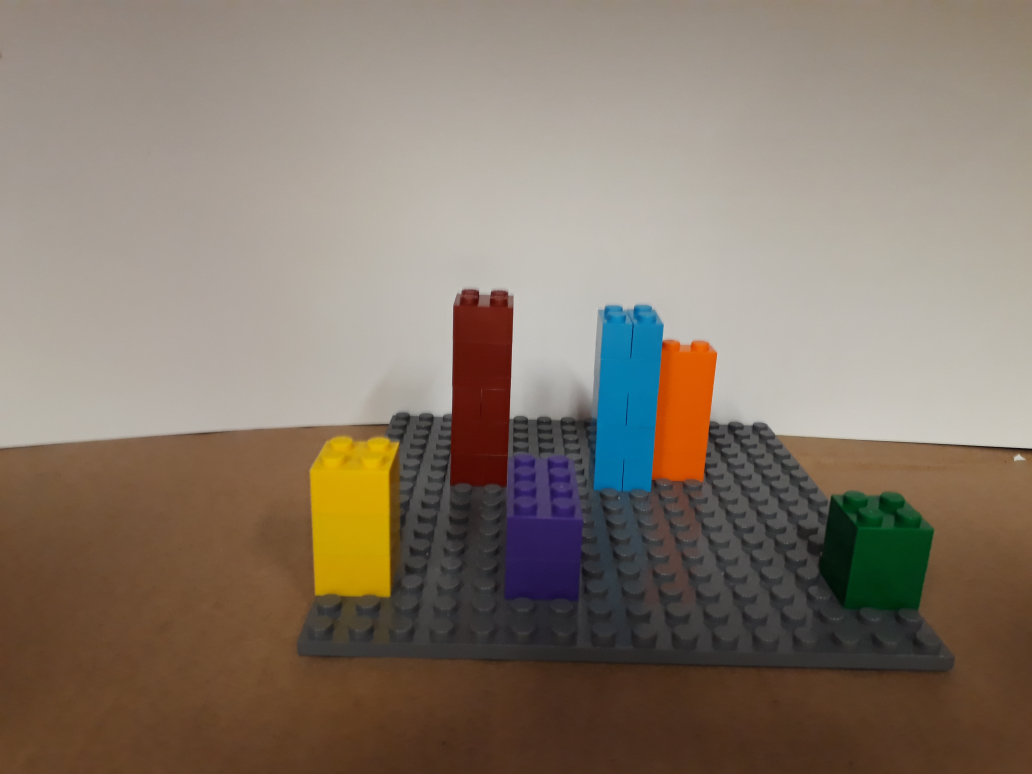
#> input picture images/20180820_155841.jpg, 4128 x 3096 px, given in place of the camera (shown at 1/4 size)
$ python find_colors_with_lego.py
#> lines starting #> are read from the running program, lines starting #| are printed output that depends on the picture; after the words box and inside, x2 and y2 are one past the last pixel; in counts of white or black regions, pixels touching at a corner belong together
import cv2 as cv
import numpy as np
import json
from operator import itemgetter

log = []
color_log = []

#RGB das cores

redColor = (0, 0, 255)
yellowColor = (0, 255, 255)
orangeColor = (0, 165, 255)
greenColor = (0, 255, 0)
cyanColor = (255, 255, 0)
blueColor = (255, 0, 0)
purpleColor = (130, 0, 75)
magentaColor = (255, 0, 255)

# limite de cores no HSV

magenta_lower = np.array([0, 100, 0], np.uint8)
magenta_upper = np.array([10, 255, 255], np.uint8)

orange_lower = np.array([10,100,0], np.uint8)
orange_upper = np.array([20,255,255], np.uint8)

yellow_lower = np.array([20, 60, 100], np.uint8)
yellow_upper = np.array([35, 255, 255], np.uint8)

green_lower = np.array([32, 100, 0], np.uint8)
green_upper = np.array([90, 255, 255], np.uint8)

cyan_lower = np.array([90, 100, 0], np.uint8)
cyan_upper = np.array([95, 255, 255], np.uint8)

blue_lower = np.array([95, 100, 0], np.uint8)
blue_upper = np.array([125, 255, 255], np.uint8)

purple_lower = np.array([126, 100, 0], np.uint8)
purple_upper = np.array([165, 255, 255], np.uint8)

red_lower = np.array([169, 100, 0], np.uint8)
red_upper = np.array([180, 255, 255], np.uint8)


cap = cv.VideoCapture(1)

#funcao que encontra a peça de lego e dar destaque
def boundingColor(maskColor, color, cor, id):


    (cnts, hierarchy) = cv.findContours(maskColor, cv.RETR_TREE, cv.CHAIN_APPROX_SIMPLE)
    cnts = sorted(cnts, key=cv.contourArea, reverse=True)[:10]

    for c in cnts:
        area = cv.contourArea(c)
        if area > 300:

            x, y, w, h = cv.boundingRect(c)
            rect = cv.minAreaRect(c)
            box = cv.boxPoints(rect)
            box = np.int0(box)
            M = cv.moments(c)
            cX = int(M["m10"] / M["m00"])
            if cX >=100:
                if (id in color_log):
                    pass
                else:
                    log.append({"Height": h, "color": cor, "center": cX})

            cv.rectangle(copy, (x, y), (x + w, y + h), (color), 2)
            cv.drawContours(blank, [box], 0, (color), 2)
    color_log.append(id)


#funcao que encontra contorno da peça e retorna as coordenadas do contorno
def draw(image):

        (cnts, _) = cv.findContours(image, cv.RETR_TREE, cv.CHAIN_APPROX_SIMPLE)
        for c in cnts:
            area = cv.contourArea(c)
            epsilon = 0.1*cv.arcLength(c,True)
            approx = cv.approxPolyDP(c, epsilon, True)
            if len(approx) == 4:
                if area > 300:

                    x, y, w, h = cv.boundingRect(c)
                    # usar no  ambiente de interação(pegar um Roi e ) faz o draw nele para retorna um roi para verficar

                    img_roi = hsv[y:y + h, x:x + w]
                    cv.imshow("roi", img_roi)
                    #retorna o valor mais recorrente da camada H
                    commom = np.bincount(np.ravel(img_roi[:, :, 0])).argmax()
                    print("commo",commom)
                    cv.rectangle(copy, (x, y), (x + w, y + h), (255, 255, 255), 1)

                    return commom


# funcao que ajusta o gamma da cena
def ajusteGamma(image, gamma=0.5):
    invGamma = 1.0 / gamma
    table = np.array([((i / 255.0) ** invGamma) * 255
                      for i in np.arange(0, 256)]).astype("uint8")

    return cv.LUT(image, table)


while (cap.isOpened()):
    ret, frame = cap.read()
#> frame is the input picture: shape (3096, 4128, 3); mean B, G, R 106.9, 120.6, 133.9
    frame = cv.flip(frame, -1)
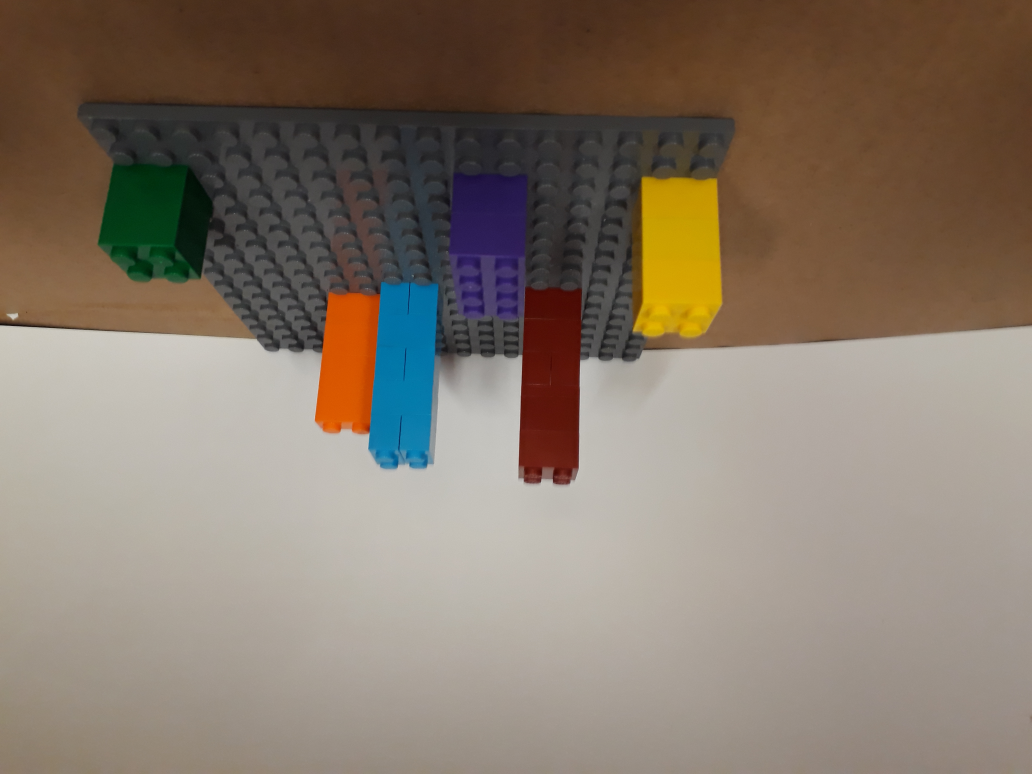
#> frame: shape (3096, 4128, 3) (shown at 1/4 size); mean B, G, R 106.9, 120.6, 133.9
    copy = cv.resize(frame.copy(), (300, 300))

    blur = cv.GaussianBlur(copy, (11, 11), 0)
    blur = ajusteGamma(blur, 1.5)
#> in ajusteGamma, `return cv.LUT(image, table)`:
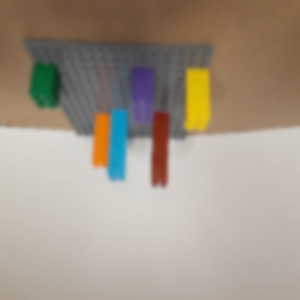
#> returned value: shape (300, 300, 3); mean of channels 0, 1, 2 136.4, 150.3, 161.8; drawn as B, G, R
    hsv = cv.cvtColor(blur, cv.COLOR_BGR2HSV)
#> hsv: shape (300, 300, 3); mean H, S, V 22.7, 54.5, 165.4
    roi_image = hsv[29:76, 145:217]
#> roi_image: shape (47, 72, 3); mean H, S, V 29.6, 70.8, 113.2

    (y, x, _) = hsv.shape
#> y = 300; x = 300

    #Gera as mascaras de cada cor
    red = cv.inRange(hsv, red_lower, red_upper)
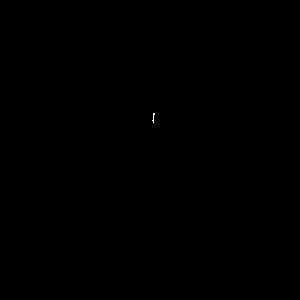
#> red: shape (300, 300); 0.01% white in thin lines or dots, all inside (x1, y1, x2, y2) = (152, 113, 155, 123)
    orange = cv.inRange(hsv, orange_lower, orange_upper)
#> orange: shape (300, 300); 19.9% white; 11 white regions (9 under 20 px), largest, box (x1, y1, x2, y2) and area: (0, 0, 300, 133) 17054, (92, 112, 109, 167) 821
    yellow = cv.inRange(hsv, yellow_lower, yellow_upper)
#> yellow: shape (300, 300); 2.1% white; 3 white regions (1 under 20 px), largest, box (x1, y1, x2, y2) and area: (182, 58, 211, 132) 1777, (27, 62, 57, 111) 103
    green = cv.inRange(hsv, green_lower, green_upper)
#> green: shape (300, 300); 1.2% white; 1 white region, box (x1, y1, x2, y2) and area: (30, 63, 60, 107) 1050
    cyan = cv.inRange(hsv, cyan_lower, cyan_upper)
#> cyan: shape (300, 300); every value is 0
    blue = cv.inRange(hsv, blue_lower, blue_upper)
#> blue: shape (300, 300); 1.3% white; 1 white region, box (x1, y1, x2, y2) and area: (108, 108, 129, 180) 1170
    purple = cv.inRange(hsv, purple_lower, purple_upper)
#> purple: shape (300, 300); 0.87% white; 1 white region, box (x1, y1, x2, y2) and area: (132, 68, 152, 119) 779
    magenta = cv.inRange(hsv, magenta_lower, magenta_upper)
#> magenta: shape (300, 300); 1.2% white; 2 white regions (1 under 20 px), largest, box (x1, y1, x2, y2) and area: (152, 111, 169, 184) 1065
    # juntei as duas mascaras de cor vermelha
    sumRed = red + magenta
#> sumRed: shape (300, 300); 1.2% white; 2 white regions (1 under 20 px)

    # soma de todas as ranges para uma imagem
    maskTotal = red + yellow + green + cyan + blue + purple + magenta + orange
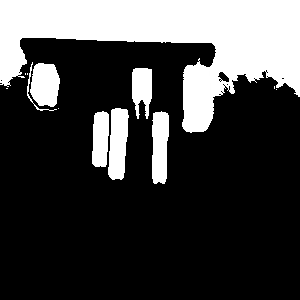
#> maskTotal: shape (300, 300); min 0, max 255, mean 67.4
    teste = maskTotal[0:300, 0:100]
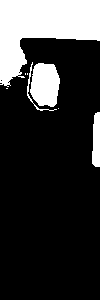
#> teste: shape (300, 100); min 0, max 255, mean 54.2
    cv.line(copy, (100,0), (100,300), (0,100,255), 1)

    comom = draw(teste)
#> in draw, `(cnts, _) = cv.findContours(image, cv.RETR_TREE, cv.CHAIN_APPROX_SIMPLE)`: cnts = 11 contours, 7 with area under 20; largest, box (x1, y1, x2, y2) and area: (0, 0, 100, 87) 4642, (30, 63, 60, 107) 992, (92, 112, 100, 167) 320, (27, 62, 57, 111) 37
#> the loop in draw, `for c in cnts:` made 6 passes
#> (area, epsilon, approx, x, y, w, h, commom) on pass 6: (992, 12.81, [[38, 63], [30, 92], [53, 106], [58, 75]], 30, 63, 30, 44, 73)
#> (area, epsilon, approx) on pass 1: (319.5, 11.79, [[99, 112], [95, 166]])
#| commo 73
#> after the loop in draw, `for c in cnts:`:
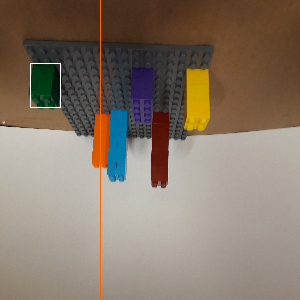
#> copy: shape (300, 300, 3); mean B, G, R 106.9, 120.8, 134.5
#> comom = 73

    #colors = cv.bitwise_and(copy, copy, mask=maskTotal)

    #comom = np.bincount(np.ravel(roi[:, :, 0])).argmax()

    #comom = np.random.randint(180) # Testa se reconhece as cores


    if comom == None: # Para não quebrar a execução se não tiver nada
        pass
    elif comom >= 0 and comom <= 10:
        boundingColor(sumRed, redColor,"red",1)
    elif comom >= 10 and comom <= 20:
        boundingColor(orange, orangeColor, "orange",2)
    elif comom >= 20 and comom <= 35:
        boundingColor(yellow, yellowColor, "yellow",3)
    elif comom >= 36 and comom <= 90:
        boundingColor(green, greenColor, "green",4)
#> in boundingColor, `(cnts, hierarchy) = cv.findContours(maskColor, cv.RETR_TREE, cv.CHAIN_..`: cnts = 1 contour; box (x1, y1, x2, y2) and area: (30, 63, 60, 107) 992
#> the loop in boundingColor, `for c in cnts:` made 1 pass
#> (area, x, y, w, h, rect, box, cX) on pass 1: (992, 30, 63, 30, 44, ((44.72, 84.33), (42.49, 27.95), -82.41), [[55, 107], [28, 103], [33, 61], [61, 65]], 44)
#> after the loop in boundingColor, `for c in cnts:`:
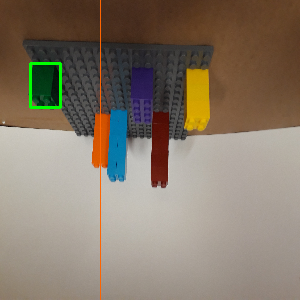
#> copy: shape (300, 300, 3); 0.49% of pixels changed, all inside (x1, y1, x2, y2) = (29, 62, 62, 109)
#> after the loop in boundingColor, `for c in cnts:`: log = []
#> (the run stopped early here; a loop or call above may not have finished)

$ run again, on images/20180820_155947.jpg
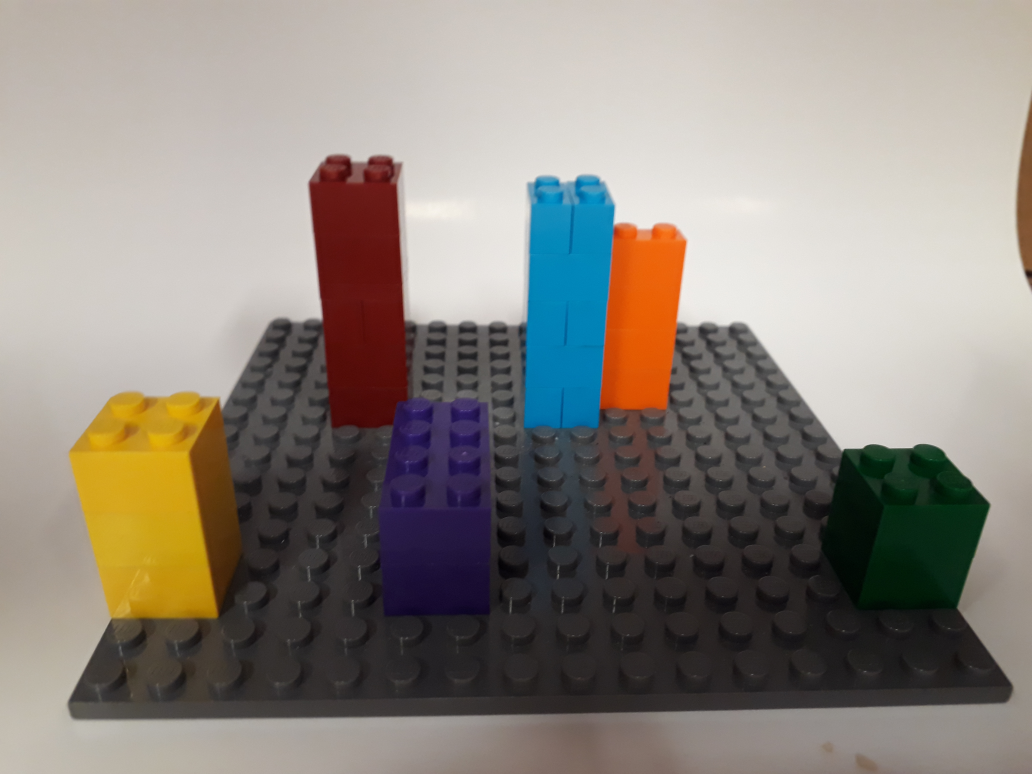
#> input picture images/20180820_155947.jpg, 4128 x 3096 px, given in place of the camera (shown at 1/4 size)
#> frame is the input picture: shape (3096, 4128, 3); mean B, G, R 126.8, 134.7, 141.8
#> hsv: shape (300, 300, 3); mean H, S, V 31.8, 40.2, 170.6
#> roi_image: shape (47, 72, 3); mean H, S, V 97, 32.2, 76.6
#> red: shape (300, 300); 0.03% white in thin lines or dots, all inside (x1, y1, x2, y2) = (182, 135, 189, 148)
#> `orange = cv.inRange(hsv, orange_lower, orange_upper)`:
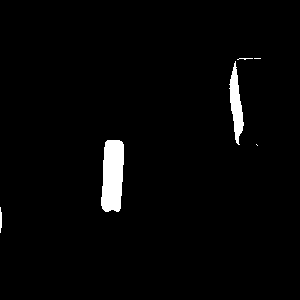
#> orange: shape (300, 300); 2.3% white; 6 white regions (3 under 20 px), largest, box (x1, y1, x2, y2) and area: (101, 140, 124, 212) 1396, (229, 61, 244, 145) 638, (0, 207, 2, 233) 42
#> yellow: shape (300, 300); 3.6% white; 1 white region, box (x1, y1, x2, y2) and area: (235, 57, 281, 148) 3211
#> green: shape (300, 300); 2.3% white; 1 white region, box (x1, y1, x2, y2) and area: (15, 64, 59, 124) 2088
#> cyan: shape (300, 300); every value is 0
#> blue: shape (300, 300); 2.4% white; 1 white region, box (x1, y1, x2, y2) and area: (122, 132, 149, 230) 2121
#> purple: shape (300, 300); 2.2% white; 1 white region, box (x1, y1, x2, y2) and area: (158, 61, 189, 145) 2016
#> magenta: shape (300, 300); 2.4% white; 4 white regions (2 under 20 px), largest, box (x1, y1, x2, y2) and area: (181, 134, 208, 237) 2143, (105, 139, 125, 147) 36
#> sumRed: shape (300, 300); 2.5% white; 4 white regions (2 under 20 px), largest, box (x1, y1, x2, y2) and area: (181, 134, 208, 237) 2174, (105, 139, 125, 147) 36
#> teste: shape (300, 100); 7.1% white; 2 white regions
#> in draw, `(cnts, _) = cv.findContours(image, cv.RETR_TREE, cv.CHAIN_APPROX_SIMPLE)`: cnts = 2 contours, 1 with area under 20; largest, box (x1, y1, x2, y2) and area: (15, 64, 59, 124) 2006
#> the loop in draw, `for c in cnts:` made 2 passes
#> (area, epsilon, approx, x, y, w, h, commom) on pass 2: (2005.5, 18.25, [[26, 64], [15, 104], [49, 122], [56, 79]], 15, 64, 44, 60, 74)
#> (printed output is left out)
#> comom = 74
#> in boundingColor, `(cnts, hierarchy) = cv.findContours(maskColor, cv.RETR_TREE, cv.CHAIN_..`: cnts = 1 contour; box (x1, y1, x2, y2) and area: (15, 64, 59, 124) 2006
#> the loop in boundingColor, `for c in cnts:` made 1 pass
#> (area, x, y, w, h, rect, box, cX) on pass 1: (2005.5, 15, 64, 44, 60, ((37, 93.23), (61.45, 40.88), -79.7), [[51, 127], [11, 119], [22, 59], [62, 66]], 37)
#> after the loop in boundingColor, `for c in cnts:`:
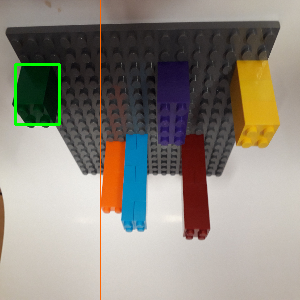
#> copy: shape (300, 300, 3); mean B, G, R 125.8, 135.7, 141.7
#> after the loop in boundingColor, `for c in cnts:`: log = []

$ run again, on images/20180820_160001.jpg
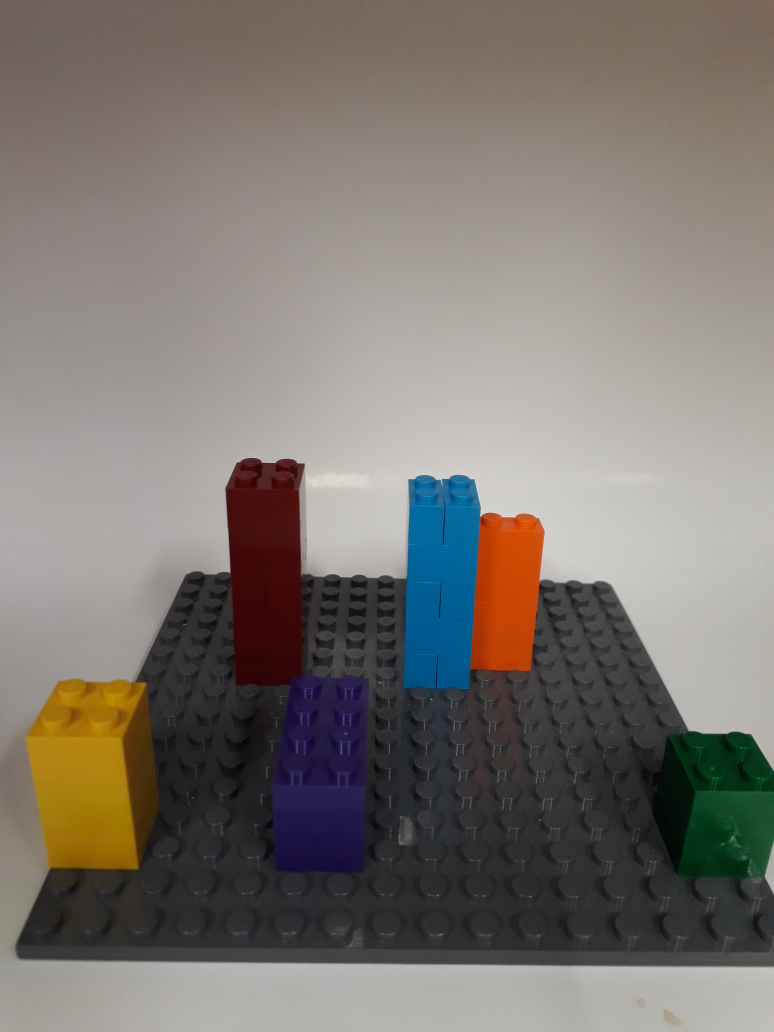
#> input picture images/20180820_160001.jpg, 3096 x 4128 px, given in place of the camera (shown at 1/4 size)
#> frame is the input picture: shape (4128, 3096, 3); mean B, G, R 112.8, 118.4, 124.4
#> hsv: shape (300, 300, 3); mean H, S, V 39.9, 34, 157.3
#> roi_image: shape (47, 72, 3); mean H, S, V 129.1, 52.4, 84.8
#> red: shape (300, 300); 0.23% white; 9 white regions (8 under 20 px), largest, box (x1, y1, x2, y2) and area: (183, 101, 210, 113) 188
#> `orange = cv.inRange(hsv, orange_lower, orange_upper)`:
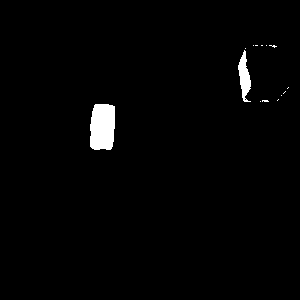
#> orange: shape (300, 300); 1.6% white; 14 white regions (12 under 20 px), largest, box (x1, y1, x2, y2) and area: (90, 104, 115, 150) 1046, (238, 50, 251, 102) 375
#> yellow: shape (300, 300); 2.6% white; 3 white regions (1 under 20 px), largest, box (x1, y1, x2, y2) and area: (242, 45, 291, 103) 2297, (242, 77, 248, 85) 28
#> green: shape (300, 300); 1.7% white; 1 white region, box (x1, y1, x2, y2) and area: (0, 45, 45, 85) 1538
#> cyan: shape (300, 300); every value is 0
#> blue: shape (300, 300); 1.8% white; 3 white regions (2 under 20 px), largest, box (x1, y1, x2, y2) and area: (115, 98, 145, 161) 1592
#> purple: shape (300, 300); 2% white; 1 white region, box (x1, y1, x2, y2) and area: (159, 46, 195, 105) 1793
#> magenta: shape (300, 300); 1.6% white; 6 white regions (4 under 20 px), largest, box (x1, y1, x2, y2) and area: (183, 101, 210, 164) 1361, (92, 103, 117, 150) 114
#> sumRed: shape (300, 300); 1.9% white; 5 white regions (3 under 20 px)
#> in draw, `(cnts, _) = cv.findContours(image, cv.RETR_TREE, cv.CHAIN_APPROX_SIMPLE)`: cnts = 2 contours; box (x1, y1, x2, y2) and area: (0, 45, 45, 85) 1469, (90, 103, 100, 150) 356
#> the loop in draw, `for c in cnts:` made 2 passes
#> (area, epsilon, approx, x, y, w, h, commom) on pass 2: (1469, 14.93, [[6, 48], [0, 75], [39, 84], [37, 47]], 0, 45, 45, 40, 74)
#> (printed output is left out)
#> comom = 74
#> in boundingColor, `(cnts, hierarchy) = cv.findContours(maskColor, cv.RETR_TREE, cv.CHAIN_..`: cnts = 1 contour; box (x1, y1, x2, y2) and area: (0, 45, 45, 85) 1469
#> the loop in boundingColor, `for c in cnts:` made 1 pass
#> (area, x, y, w, h, rect, box, cX) on pass 1: (1469, 0, 45, 45, 40, ((22, 64.5), (39, 44), -90), [[44, 84], [0, 84], [0, 45], [44, 45]], 21)
#> after the loop in boundingColor, `for c in cnts:`:
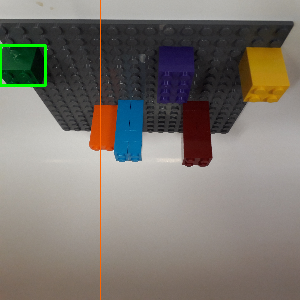
#> copy: shape (300, 300, 3); mean B, G, R 112.1, 119.3, 124.5
#> after the loop in boundingColor, `for c in cnts:`: log = []
